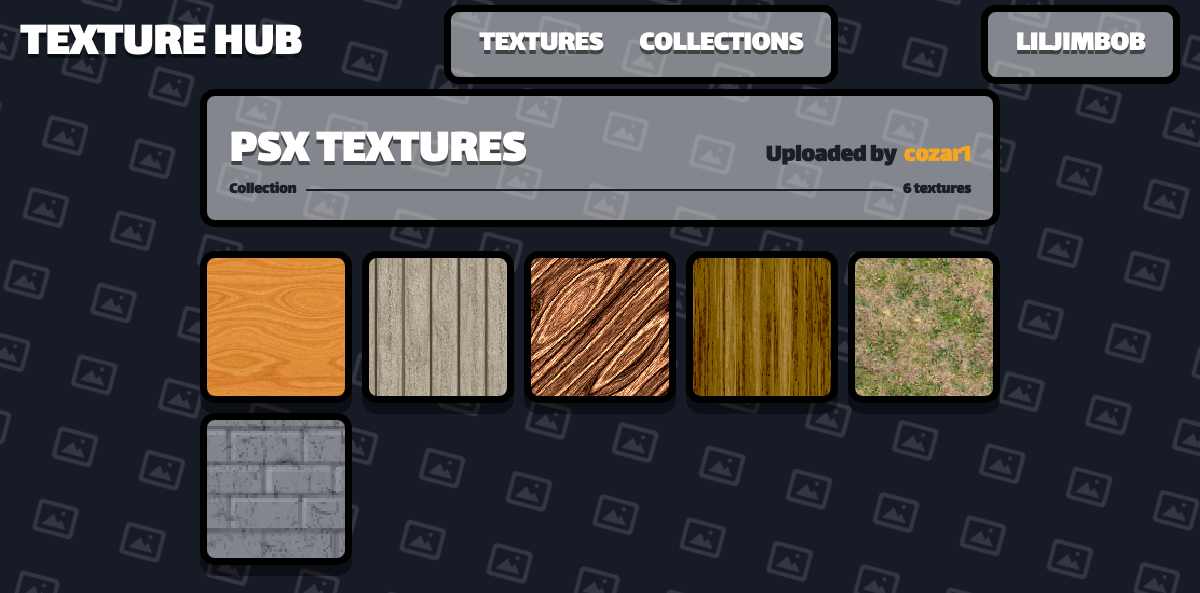
The app's page /collection/1 (signed in) with its own data.
### app.py (models this page shows)
class User(db.Model):
    __tablename__ = "User"
    user_id = db.Column(db.Integer, primary_key=True)
    user_name = db.Column(db.String(80), unique=True, nullable=False)
    user_password = db.Column(db.String(120), nullable=False)
    user_rating = db.Column(db.Integer, default=0)

class Collection(db.Model):
    __tablename__ = "Collection"
    collection_id = db.Column(db.Integer, primary_key=True)
    collection_name = db.Column(db.String(80), unique=True, nullable=False)
    collection_user_id = db.Column(db.String(120), nullable=False)
    collection_rating = db.Column(db.Integer, default=0)

class Texture(db.Model):
    __tablename__ = "Texture"
    texture_id = db.Column(db.Integer, primary_key=True)
    texture_name = db.Column(db.String(80), unique=True, nullable=False)
    texture_address = db.Column(db.String(120), nullable=False)
    texture_user_id = db.Column(db.Integer, default=0)
    texture_tags = db.Column(db.String(200), nullable=True)

### app.py (the view)
@app.route("/collection/<_collection_id>", methods=["GET", "POST"])
@login_required
def collection(user, _collection_id):
    collection = Collection.query.filter_by(
        collection_id=_collection_id
    ).one()  # gets singular collection
    collection_user = User.query.filter_by(
        user_id=collection.collection_user_id
    ).one()  # gets collection users
    texture_ids = Texture_Collection.query.filter_by(
        collection_id=collection.collection_id
    ).all()  # gets texture_ids
    textures = [
        Texture.query.filter_by(texture_id=tc.texture_id).one() for tc in texture_ids
    ]  # gets textures
    return render_template(
        "collection.html",
        user=user,
        collection=collection,
        collection_user=collection_user,
        textures=textures,
    )

### app.py (called while the page is built)
def get_current_user():
    user_id = session.get("user_id")
    if user_id is None:
        return None
    return User.query.get(user_id)

@app.template_filter("texture_url")
def texture_image_url(address):
    if not address:
        return DEFAULT_TEXTURE_URL
    addr = str(address).strip().replace("\\", "/")
    if addr.startswith("/static/images/"):
        rel = addr[len("/static/images/") :]
    elif addr.startswith("static/images/"):
        rel = addr[len("static/images/") :]
    else:
        rel = os.path.basename(addr)
    rel = os.path.basename(rel)
    if not rel or rel.startswith("."):
        return DEFAULT_TEXTURE_URL
    full = os.path.join(STATIC_IMAGES_DIR, rel)
    if os.path.isfile(full):
        return f"/static/images/{rel}"
    return DEFAULT_TEXTURE_URL

def login_required(view):
    @wraps(view)
    def wrapped(*args, **kwargs):
        user = get_current_user()
        if user is None:
            return redirect("/login")
        return view(user, *args, **kwargs)
    return wrapped

### templates/collection.html (shortened to what this page needs)
{% extends "template.html" %}
{% block content %}
<div class="th-detail-panel">
    <div class="th-detail-title-row">
        <h1 class="th-detail-title">{{ collection.collection_name }}</h1>
        <div class="th-detail-author">Uploaded by <a class="th-signup-link"
                href="/user/{{ collection_user.user_name }}">{{ collection_user.user_name }}</a></div>
    </div>
    <div class="th-collection-row">
        <span class="th-stat-label">Collection</span>
        <div class="th-stat-track"></div>
        <span class="th-stat-value">{{ textures|length }} textures</span>
    </div>
</div>
<div class="th-texture-grid" style="margin-top: 24px;">
    {% for item in textures %}
    {% include "texture_template.html" %}
    {% endfor %}
</div>
{% endblock %}

### templates/template.html (shortened to what this page needs)
<!DOCTYPE html>
<html lang="en">
<head>
    <link rel="stylesheet" href="https://cdnjs.cloudflare.com/ajax/libs/font-awesome/6.5.2/css/all.min.css">
    <link rel="stylesheet" href="/static/style.css">
</head>
<body class="th-body">
    {% if request.endpoint not in ('login', 'signup') %}
    <header class="th-navbar">
        <a href="/" class="th-brand">TEXTURE HUB</a>
        <div class="container">
            <ul class="th-nav-links">
                <li><a href="/0" class="th-nav-link {% if request.path == '/' %}is-active{% endif %}">TEXTURES</a></li>
                <li><a href="/1"
                        class="th-nav-link {% if request.path == '/collections' %}is-active{% endif %}">COLLECTIONS</a>
                </li>
            </ul>
        </div>
        <div class="container">
            <ul class="th-nav-links">
                {% if user %}
                <li><a class="th-nav-link" href="/user/{{ user.user_name }}">{{ user.user_name }}</a></li>
                {% else %}
                <li><a href="/login" class="th-nav-link {% if request.path == '/' %}is-active{% endif %}">Login</a></li>
                {% endif %}
            </ul>
        </div>
    </header>
    {% endif %}
    <main class="th-page">
        {% block content %}
        {% endblock %}
    </main>
</body>
</html>

### templates/texture_template.html
<a href="/texture/{{ item.texture_id }}" class="item"
    style="background-image: url('{{ item.texture_address | texture_url }}'); background-size: cover; background-position: center; background-repeat: no-repeat;">
    <div class="item-thumb"></div>
</a>

### records on screen
User: user_name "LILJIMBOB"
Collection: collection_name "PSX TEXTURES"
User: user_name "cozar1"
Texture: texture_address|texture_url (picture)
Texture: texture_address|texture_url (picture)
Texture: texture_address|texture_url (picture)
Texture: texture_address|texture_url (picture)
Texture: texture_address|texture_url (picture)
Texture: texture_address|texture_url (picture)

### other values on screen
{{ textures|length }} "6"
